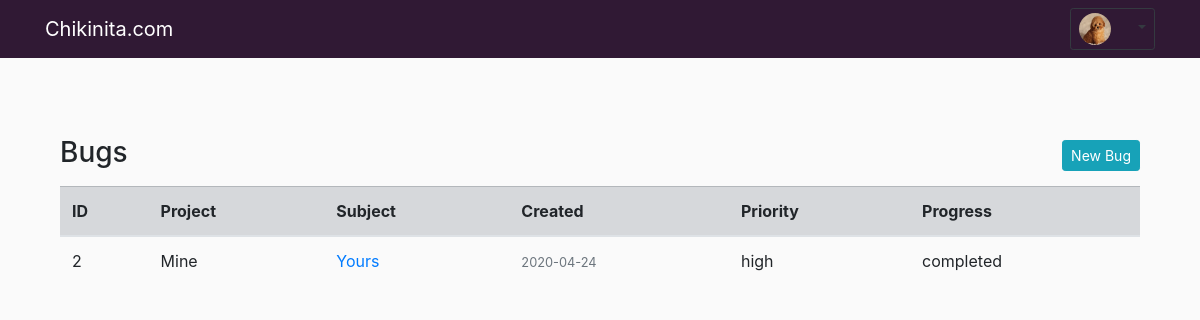
The page /index (signed in) on the database its author committed.
### app/models.py (models this page shows, shortened)
class User(UserMixin, db.Model):
    id = db.Column(db.Integer, primary_key=True)
    username = db.Column(db.String(64), index=True, unique=True)
    email = db.Column(db.String(120), index=True, unique=True)
    image_file = db.Column(db.String(20), nullable=False, default='default.png')
    password_hash = db.Column(db.String(128))
    trackers = db.relationship('Tracker', backref='author', lazy='dynamic')
    last_seen = db.Column(db.DateTime, nullable=True, default=datetime.utcnow)
    def __repr__(self):
        return f"User('{self.username}', '{self.email}', '{self.image_file}, '{self.last_seen}')"

class Tracker(db.Model):
    id = db.Column(db.Integer, primary_key=True)
    project = db.Column(db.String(60), nullable=False)
    subject = db.Column(db.String(140), nullable=False)
    content = db.Column(db.String(300), nullable=False)
    priority = db.Column(db.String(16), nullable=False)
    progress = db.Column(db.String(16), nullable=False)
    date_created = db.Column(db.DateTime, default=datetime.utcnow)
    user_id = db.Column(db.Integer, db.ForeignKey('user.id'))

### app/main/routes.py (the view)
@bp.route("/")
@bp.route("/index")
@login_required
def index():
    track = Tracker.query.all()
    return render_template('index.html', track=track)

### app/main/routes.py (called while the page is built)
@bp.before_request
def before_request():
    if current_user.is_authenticated:
        current_user.last_seen = datetime.utcnow()
        db.session.commit()

### app/models.py (called while the page is built)
@login.user_loader
def load_user(id):
    return User.query.get(int(id))

### app/templates/index.html
{% extends "base.html" %}
{% block content %}
<div class="container">
<div>
  <h3>Bugs
  <a class="btn btn-info btn-sm float-right mt-1 mb-1" href="{{ url_for('main.new_bug') }}">New Bug</a></h3>
</div>
  <table class="table table-hover mt-3">
    <thead class="table table-secondary">
        <tr>
          <th>ID</th>
          <th>Project</th>
          <th>Subject</th>
          <th>Created</th>
          <th>Priority</th>
          <th>Progress</th>
        </tr>
      </thead>
        {% for t in track %}
          {% if t.author == current_user %}
          <tbody>
            <tr>
              <td>{{ t.id }}</td>
              <td>{{ t.project.title() }}</td>
              <td>
                <a class="article-title" href="{{ url_for('main.bug', track_id=t.id) }}">
                {{ t.subject.title() }}</a>
              </td>
              <td>
                <small class="text-muted">{{ t.date_created.strftime('%Y-%m-%d') }}</small>
              </td>
              <td>{{ t.priority }}</td>
              <td>{{ t.progress }}</td>
            {% endif %}
            {% endfor %}
    </tbody>
  </table>
</div>
{% endblock content %}

### app/templates/base.html (shortened to what this page needs)
<!DOCTYPE html>
<html lang="en">
<head>
  <link rel="stylesheet" href="https://maxcdn.bootstrapcdn.com/bootstrap/4.4.1/css/bootstrap.min.css">
  <link href="{{ url_for('static', filename='main.css') }}" rel="stylesheet">
</head>
<body>
  <nav class="navbar navbar-expand-lg navbar-dark bg-dark_purple fixed-top">
    <div class="container">
      <a class="navbar-brand" href="{{ url_for('main.index') }}">Chikinita.com</a>
        {% if current_user.is_anonymous %}
        {% else %}
          <div class="dropdown">
            <button type="button" class="btn dropdown-toggle btn-sm btn-outline-dark" data-toggle="dropdown">
            <img class="rounded-circle small-image img-fluid"
            src="{{ url_for('static', filename='profile_pics/' + current_user.image_file) }}">
            <span class="sr-only">(current)</span></button>
          </div>
        {% endif %}
      </nav>
<div class="container">
  {% block content %}
  {% endblock %}
</div>
    </body>
    </html>

### app/static/main.css (style rules this page uses)
body { padding-top: 56px; background-color: #fafafa; margin-top: 5rem; font-size: 1em; }
.bg-dark_purple { background-color: #301934; }
.small-image { height: 32px; width: 32px; margin-right: 20px; vertical-align: middle; }

### rows shown on the page
User: image_file (placeholder picture)
Tracker: id "2", project "Mine", subject "Yours", date_created "2020-04-24", priority "high", progress "completed"
